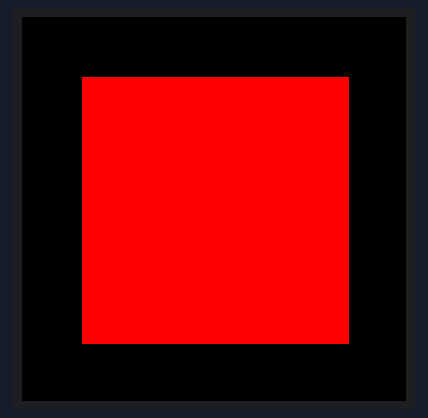
A program run on a simulated Raspberry Pi (BCM pin numbers). Shown: 128×128 colour display. Library files of the repository ran but are not shown: LCD_1in44.py, LCD_Config.py; what the program prints to the terminal is not drawn.

Above: at 2.8 s.
At 4.8 s:
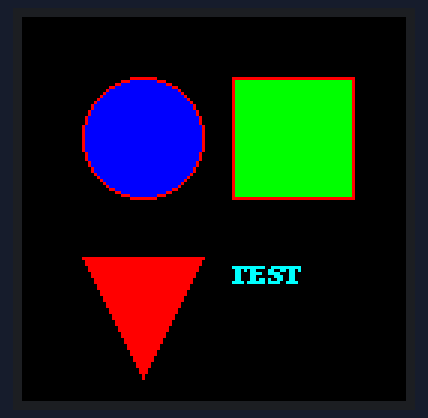
At 7.8 s:
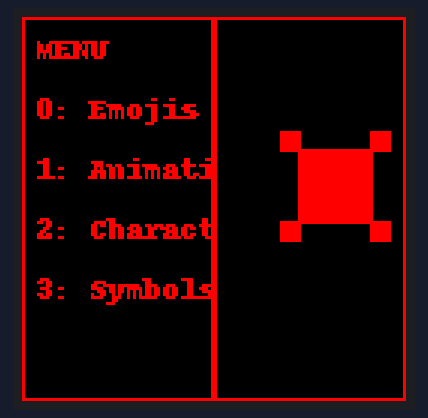

The program:

lcd_test.py
```python
# -*- coding:utf-8 -*-
# lcd_test.py - Simple LCD test to debug display issues
# Tests basic LCD functionality without complex menu logic

import RPi.GPIO as GPIO
import time
from PIL import Image, ImageDraw, ImageFont, ImageColor

# GPIO pin definitions for Waveshare LCD HAT
KEY_UP_PIN     = 6
KEY_DOWN_PIN   = 19
KEY_LEFT_PIN   = 5
KEY_RIGHT_PIN  = 26
KEY_PRESS_PIN  = 13
KEY1_PIN       = 21
KEY2_PIN       = 20
KEY3_PIN       = 16

# Initialize GPIO FIRST - before any LCD operations
GPIO.setmode(GPIO.BCM)
GPIO.setup(KEY_UP_PIN,      GPIO.IN, pull_up_down=GPIO.PUD_UP)
GPIO.setup(KEY_DOWN_PIN,    GPIO.IN, pull_up_down=GPIO.PUD_UP)
GPIO.setup(KEY_LEFT_PIN,    GPIO.IN, pull_up_down=GPIO.PUD_UP)
GPIO.setup(KEY_RIGHT_PIN,   GPIO.IN, pull_up_down=GPIO.PUD_UP)
GPIO.setup(KEY_PRESS_PIN,   GPIO.IN, pull_up_down=GPIO.PUD_UP)
GPIO.setup(KEY1_PIN,        GPIO.IN, pull_up_down=GPIO.PUD_UP)
GPIO.setup(KEY2_PIN,        GPIO.IN, pull_up_down=GPIO.PUD_UP)
GPIO.setup(KEY3_PIN,        GPIO.IN, pull_up_down=GPIO.PUD_UP)

print("GPIO initialized successfully")

# Try to import LCD library after GPIO setup
try:
    import LCD_1in44
    import LCD_Config

    # Initialize LCD display
    disp = LCD_1in44.LCD()
    Lcd_ScanDir = LCD_1in44.SCAN_DIR_DFT
    disp.LCD_Init(Lcd_ScanDir)
    disp.LCD_Clear()
    LCD_AVAILABLE = True
    print("LCD display initialized successfully")
except Exception as e:
    print(f"LCD display not available: {e}")
    print("Running in terminal-only mode")
    LCD_AVAILABLE = False

if LCD_AVAILABLE:
    # Create blank image for drawing
    width = 128
    height = 128
    image = Image.new('RGB', (width, height))
    draw = ImageDraw.Draw(image)

    print("PIL image created successfully")

    # Test 1: Clear to black
    print("Test 1: Clearing to black...")
    draw.rectangle((0, 0, width, height), outline=0, fill=0)
    disp.LCD_ShowImage(image, 0, 0)
    print("Black screen displayed")
    time.sleep(2)

    # Test 2: Draw white rectangle
    print("Test 2: Drawing white rectangle...")
    draw.rectangle((20, 20, 108, 108), outline=255, fill=255)
    disp.LCD_ShowImage(image, 0, 0)
    print("White rectangle displayed")
    time.sleep(2)

    # Test 3: Draw colored shapes
    print("Test 3: Drawing colored shapes...")
    # Clear first
    draw.rectangle((0, 0, width, height), outline=0, fill=0)

    # Red circle
    draw.ellipse((20, 20, 60, 60), outline=255, fill=0xff0000)

    # Green rectangle
    draw.rectangle((70, 20, 110, 60), outline=255, fill=0x00ff00)

    # Blue triangle
    draw.polygon([(20, 80), (60, 80), (40, 120)], outline=255, fill=0x0000ff)

    # Yellow text
    draw.text((70, 80), "TEST", fill=0xffff00)

    disp.LCD_ShowImage(image, 0, 0)
    print("Colored shapes displayed")
    time.sleep(3)

    # Test 4: Menu-like layout
    print("Test 4: Menu layout...")
    # Clear first
    draw.rectangle((0, 0, width, height), outline=0, fill=0)

    # Left side - menu
    draw.rectangle((0, 0, 63, 127), outline=255, fill=0)
    draw.text((5, 5), "MENU", fill=255)
    draw.text((5, 25), "0: Emojis", fill=255)
    draw.text((5, 45), "1: Animations", fill=255)
    draw.text((5, 65), "2: Characters", fill=255)
    draw.text((5, 85), "3: Symbols", fill=255)

    # Right side - emoji
    draw.rectangle((64, 0, 127, 127), outline=255, fill=0)

    # Simple 8x8 smiley face (scaled)
    # Each pixel becomes 6x6 pixels
    scale = 6
    x_offset = 64 + 16  # Center on right side
    y_offset = 32

    # Face outline
    for y in range(8):
        for x in range(8):
            if (x >= 2 and x <= 5 and y >= 2 and y <= 5) or \
               (x == 1 and y == 1) or (x == 6 and y == 1) or \
               (x == 1 and y == 6) or (x == 6 and y == 6):
                start_x = x_offset + (x * scale)
                start_y = y_offset + (y * scale)
                end_x = start_x + scale
                end_y = start_y + scale
                draw.rectangle((start_x, start_y, end_x, end_y), outline=255, fill=255)

    disp.LCD_ShowImage(image, 0, 0)
    print("Menu layout displayed")
    time.sleep(5)

    print("All tests completed!")

    # Wait for any button press to exit
    print("Press any button to exit...")
    while True:
        if (GPIO.input(KEY_UP_PIN) == 0 or
            GPIO.input(KEY_DOWN_PIN) == 0 or
            GPIO.input(KEY_LEFT_PIN) == 0 or
            GPIO.input(KEY_RIGHT_PIN) == 0 or
            GPIO.input(KEY_PRESS_PIN) == 0 or
            GPIO.input(KEY1_PIN) == 0 or
            GPIO.input(KEY2_PIN) == 0 or
            GPIO.input(KEY3_PIN) == 0):
            print("Button pressed, exiting...")
            break
        time.sleep(0.1)

else:
    print("Cannot run LCD tests - LCD not available")
```

Measured:
- what the display in image 0 shows lasts 2.0 s, from 2.7 s to 4.7 s
- what the display in image 1 shows lasts 3.1 s, from 4.7 s to 7.8 s
